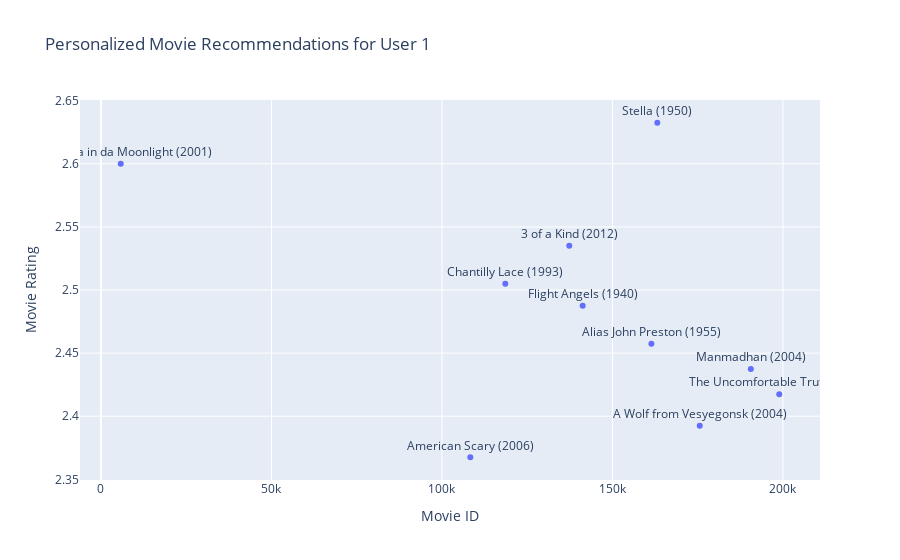

Write notebook code for a chart like this one.
### Code cell
# Plot the mean ratings as a bar plot
plt.figure(figsize=(10, 6))
# Create an interactive scatter plot using plotly
fig = px.scatter(movie_data_df_results, x='movieId', y='mean_ratings', text='title',
                 labels={'movieId': 'Movie ID', 'mean_ratings': 'Movie Rating', 'title': 'Movie Title'},
                 title=f'Personalized Movie Recommendations for User {target_user}',
                 hover_data=['title'])  # Include 'movie_title' in hover labels

# Show hover labels only when the mouse hovers over the data points
fig.update_traces(textposition='top center',texttemplate='')

# Show the plot
fig.show()

### Figure 1 — Plotly figure (JSON) as saved in the notebook; plotly's stock layout.template omitted (floating-point values rounded to 4 significant figures)
{"data": [{"customdata": [["Escanaba in da Moonlight (2001)"], ["American Scary (2006)"], ["Chantilly Lace (1993)"], ["3 of a Kind (2012)"], ["Flight Angels (1940)"], ["Alias John Preston (1955)"], ["Stella (1950)"], ["A Wolf from Vesyegonsk (2004)"], ["Manmadhan (2004)"], ["The Uncomfortable Truth (2018)"]], "hovertemplate": "Movie ID=%{x}<br>Movie Rating=%{y}<br>Movie Title=%{customdata[0]}<extra></extra>", "legendgroup": "", "marker": {"color": "#636efa", "symbol": "circle"}, "mode": "markers+text", "name": "", "orientation": "v", "showlegend": false, "text": ["Escanaba in da Moonlight (2001)", "American Scary (2006)", "Chantilly Lace (1993)", "3 of a Kind (2012)", "Flight Angels (1940)", "Alias John Preston (1955)", "Stella (1950)", "A Wolf from Vesyegonsk (2004)", "Manmadhan (2004)", "The Uncomfortable Truth (2018)"], "textposition": "top center", "texttemplate": "", "type": "scatter", "x": [5798, 108316, 118574, 137329, 141264, 161422, 163160, 175599, 190579, 198917], "xaxis": "x", "y": [2.6, 2.368, 2.505, 2.535, 2.487, 2.458, 2.632, 2.393, 2.438, 2.417], "yaxis": "y"}], "layout": {"legend": {"tracegroupgap": 0}, "title": {"text": "Personalized Movie Recommendations for User 1"}, "xaxis": {"anchor": "y", "domain": [0, 1], "title": {"text": "Movie ID"}}, "yaxis": {"anchor": "x", "domain": [0, 1], "title": {"text": "Movie Rating"}}}}
